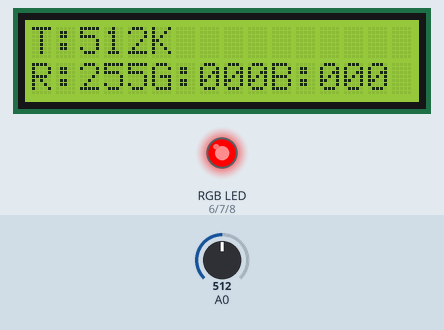
Simulated run of this sketch. Board: Arduino Uno, built with avr-gcc and run on an emulated ATmega328P. On the bench: 16×2 character LCD, an RGB LED mixed from three pins (HIGH = lit). The test bench sets the inputs (shaded band); at power-on: A0 = 512.

Above: at 1.2 s.
1.3 s: A0 set to 988
At 8.4 s:
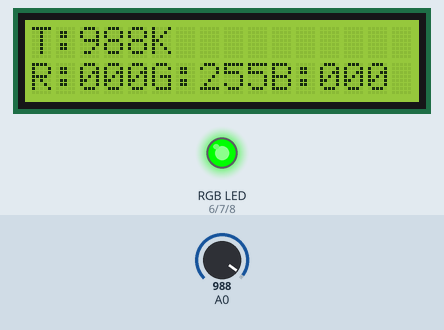
12.3 s: A0 set to 1014
At 16.7 s:
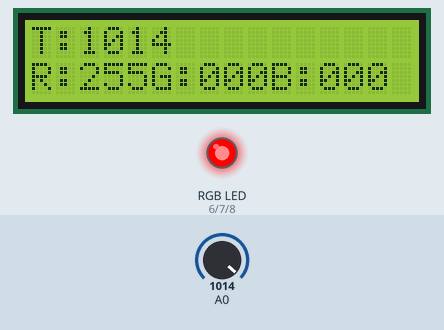
23.3 s: A0 set to 1023
At 29.1 s:
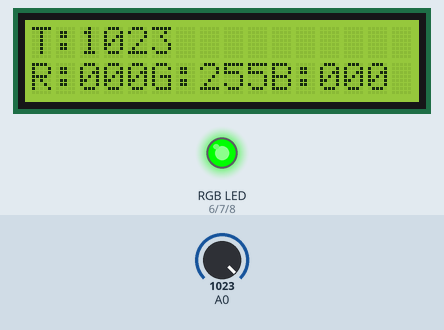
Timing chart, 0 to 35.8 s (numbered marks = the images above; inputs shaded):
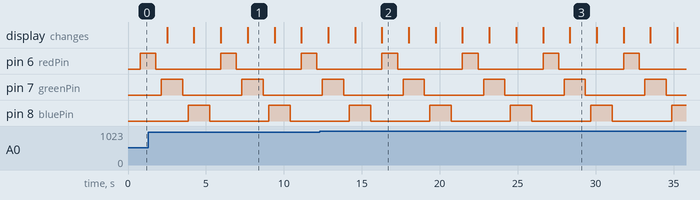

The sketch:

sketch_LCD.ino
```cpp
#include <LiquidCrystal.h>

int redPin = 6;
int greenPin = 7;
int bluePin = 8;

// initialize the library by associating any needed LCD interface pin
// with the arduino pin number it is connected to
const int rs = 12, en = 11, d4 = 5, d5 = 4, d6 = 3, d7 = 2;
LiquidCrystal lcd(12, 11, 5, 4, 3, 2);

void setup() {
  // set up the LCD's number of columns and rows:
  pinMode(redPin, OUTPUT);
  pinMode(greenPin, OUTPUT);
  pinMode(bluePin, OUTPUT);

  lcd.begin(16, 2);
  lcd.print("T: ");

  lcd.setCursor(5,0);
  lcd.print("K");

  lcd.setCursor(0,1);
  lcd.print("R:");

  lcd.setCursor(5, 1);
  lcd.print("G:");

  lcd.setCursor(10,1);
  lcd.print("B:");

}

void loop() {
  int Vo = analogRead(0);

  lcd.setCursor(2,0);
  lcd.print(Vo);

  for (int i; i <= 255; i++){
    setColor(i,0,0);
  }

  delay(1000);

  for (int i; i <= 255; i++){
    setColor(0,i,0);
  }
  delay(1000);

  for (int i; i <= 255; i++){
    setColor(0,0,i);
  }

  delay(1000);

}

void setColor(int red, int green, int blue){
  lcd.setCursor(2,1);
  lcd.print("000");
  lcd.setCursor(2,1);
  lcd.print(red);

  lcd.setCursor(7,1);
  lcd.print("000");
  lcd.setCursor(7,1);
  lcd.print(green);

  lcd.setCursor(12,1);
  lcd.print("000");
  lcd.setCursor(12,1);
  lcd.print(blue);

  #ifdef COMMON_ANODE
  red = 255 - red;
  green = 255 - green;
  blue = 255 - blue;
  #endif

  analogWrite(redPin, red);
  analogWrite(greenPin, green);
  analogWrite(bluePin, blue);
}
```

Measured:
- the behaviour switches between 999 and 1000 on A0 (found by bisection; images 1 and 2)
- after the input at 12.3 s, the display: first differs from a run without the input after 4.0 s (image 2)
- by itself, pin 6 (redPin): alternates HIGH for 1.0 s and LOW for 4.2 s
- by itself, pin 7 (greenPin), pin 8 (bluePin): alternates HIGH for 1.4 s and LOW for 3.8 s
- what the display in image 1 shows lasts 1.7 s, from 7.7 s to 9.4 s
